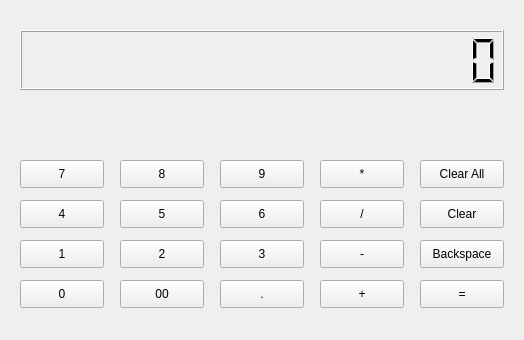
<?xml version="1.0" encoding="UTF-8"?>
<ui version="4.0">
 <class>Calculater</class>
 <widget class="QFrame" name="Calculater">
  <property name="geometry">
   <rect>
    <x>0</x>
    <y>0</y>
    <width>524</width>
    <height>340</height>
   </rect>
  </property>
  <property name="windowTitle">
   <string>Calculater</string>
  </property>
  <property name="layoutDirection">
   <enum>Qt::LeftToRight</enum>
  </property>
  <widget class="QPushButton" name="pushButton_six">
   <property name="geometry">
    <rect>
     <x>220</x>
     <y>200</y>
     <width>84</width>
     <height>28</height>
    </rect>
   </property>
   <property name="text">
    <string>6</string>
   </property>
  </widget>
  <widget class="QPushButton" name="pushButton_three">
   <property name="geometry">
    <rect>
     <x>220</x>
     <y>240</y>
     <width>84</width>
     <height>28</height>
    </rect>
   </property>
   <property name="text">
    <string>3</string>
   </property>
  </widget>
  <widget class="QPushButton" name="pushButton_nine">
   <property name="geometry">
    <rect>
     <x>220</x>
     <y>160</y>
     <width>84</width>
     <height>28</height>
    </rect>
   </property>
   <property name="text">
    <string>9</string>
   </property>
  </widget>
  <widget class="QPushButton" name="pushButton_zero">
   <property name="geometry">
    <rect>
     <x>20</x>
     <y>280</y>
     <width>84</width>
     <height>28</height>
    </rect>
   </property>
   <property name="text">
    <string>0</string>
   </property>
  </widget>
  <widget class="QPushButton" name="pushButton_sub">
   <property name="geometry">
    <rect>
     <x>320</x>
     <y>240</y>
     <width>84</width>
     <height>28</height>
    </rect>
   </property>
   <property name="text">
    <string>-</string>
   </property>
  </widget>
  <widget class="QPushButton" name="pushButton_one">
   <property name="geometry">
    <rect>
     <x>20</x>
     <y>240</y>
     <width>84</width>
     <height>28</height>
    </rect>
   </property>
   <property name="text">
    <string>1</string>
   </property>
  </widget>
  <widget class="QPushButton" name="pushButton_seven">
   <property name="geometry">
    <rect>
     <x>20</x>
     <y>160</y>
     <width>84</width>
     <height>28</height>
    </rect>
   </property>
   <property name="text">
    <string>7</string>
   </property>
  </widget>
  <widget class="QPushButton" name="pushButton_eight">
   <property name="geometry">
    <rect>
     <x>120</x>
     <y>160</y>
     <width>84</width>
     <height>28</height>
    </rect>
   </property>
   <property name="text">
    <string>8</string>
   </property>
  </widget>
  <widget class="QLCDNumber" name="lcdNumber">
   <property name="geometry">
    <rect>
     <x>20</x>
     <y>30</y>
     <width>484</width>
     <height>60</height>
    </rect>
   </property>
   <property name="locale">
    <locale language="English" country="UnitedStates"/>
   </property>
   <property name="smallDecimalPoint">
    <bool>false</bool>
   </property>
   <property name="digitCount">
    <number>18</number>
   </property>
  </widget>
  <widget class="QPushButton" name="pushButton_add">
   <property name="geometry">
    <rect>
     <x>320</x>
     <y>280</y>
     <width>84</width>
     <height>28</height>
    </rect>
   </property>
   <property name="text">
    <string>+</string>
   </property>
  </widget>
  <widget class="QPushButton" name="pushButton_two">
   <property name="geometry">
    <rect>
     <x>120</x>
     <y>240</y>
     <width>84</width>
     <height>28</height>
    </rect>
   </property>
   <property name="text">
    <string>2</string>
   </property>
  </widget>
  <widget class="QPushButton" name="pushButton_four">
   <property name="geometry">
    <rect>
     <x>20</x>
     <y>200</y>
     <width>84</width>
     <height>28</height>
    </rect>
   </property>
   <property name="text">
    <string>4</string>
   </property>
  </widget>
  <widget class="QPushButton" name="pushButton_mul">
   <property name="geometry">
    <rect>
     <x>320</x>
     <y>160</y>
     <width>84</width>
     <height>28</height>
    </rect>
   </property>
   <property name="text">
    <string>*</string>
   </property>
  </widget>
  <widget class="QPushButton" name="pushButton_div">
   <property name="geometry">
    <rect>
     <x>320</x>
     <y>200</y>
     <width>84</width>
     <height>28</height>
    </rect>
   </property>
   <property name="text">
    <string>/</string>
   </property>
  </widget>
  <widget class="QPushButton" name="pushButton_dot">
   <property name="geometry">
    <rect>
     <x>220</x>
     <y>280</y>
     <width>84</width>
     <height>28</height>
    </rect>
   </property>
   <property name="text">
    <string>.</string>
   </property>
  </widget>
  <widget class="QPushButton" name="pushButton_five">
   <property name="geometry">
    <rect>
     <x>120</x>
     <y>200</y>
     <width>84</width>
     <height>28</height>
    </rect>
   </property>
   <property name="text">
    <string>5</string>
   </property>
  </widget>
  <widget class="QPushButton" name="pushButton_backspace">
   <property name="geometry">
    <rect>
     <x>420</x>
     <y>240</y>
     <width>84</width>
     <height>28</height>
    </rect>
   </property>
   <property name="text">
    <string>Backspace</string>
   </property>
  </widget>
  <widget class="QPushButton" name="pushButton_clear">
   <property name="geometry">
    <rect>
     <x>420</x>
     <y>200</y>
     <width>84</width>
     <height>28</height>
    </rect>
   </property>
   <property name="text">
    <string>Clear</string>
   </property>
  </widget>
  <widget class="QPushButton" name="pushButton_clear_all">
   <property name="geometry">
    <rect>
     <x>420</x>
     <y>160</y>
     <width>84</width>
     <height>28</height>
    </rect>
   </property>
   <property name="text">
    <string>Clear All</string>
   </property>
  </widget>
  <widget class="QPushButton" name="pushButton_equal">
   <property name="geometry">
    <rect>
     <x>420</x>
     <y>280</y>
     <width>84</width>
     <height>28</height>
    </rect>
   </property>
   <property name="text">
    <string>=</string>
   </property>
  </widget>
  <widget class="QPushButton" name="pushButton_double_zero">
   <property name="geometry">
    <rect>
     <x>120</x>
     <y>280</y>
     <width>84</width>
     <height>28</height>
    </rect>
   </property>
   <property name="text">
    <string>00</string>
   </property>
  </widget>
 </widget>
 <resources/>
 <connections>
  <connection>
   <sender>pushButton_seven</sender>
   <signal>clicked()</signal>
   <receiver>Calculater</receiver>
   <slot>on_click()</slot>
   <hints>
    <hint type="sourcelabel">
     <x>27</x>
     <y>147</y>
    </hint>
    <hint type="destinationlabel">
     <x>8</x>
     <y>93</y>
    </hint>
   </hints>
  </connection>
  <connection>
   <sender>pushButton_four</sender>
   <signal>clicked()</signal>
   <receiver>Calculater</receiver>
   <slot>on_click()</slot>
   <hints>
    <hint type="sourcelabel">
     <x>66</x>
     <y>195</y>
    </hint>
    <hint type="destinationlabel">
     <x>33</x>
     <y>94</y>
    </hint>
   </hints>
  </connection>
  <connection>
   <sender>pushButton_one</sender>
   <signal>clicked()</signal>
   <receiver>Calculater</receiver>
   <slot>on_click()</slot>
   <hints>
    <hint type="sourcelabel">
     <x>28</x>
     <y>239</y>
    </hint>
    <hint type="destinationlabel">
     <x>28</x>
     <y>290</y>
    </hint>
   </hints>
  </connection>
  <connection>
   <sender>pushButton_zero</sender>
   <signal>clicked()</signal>
   <receiver>Calculater</receiver>
   <slot>on_click()</slot>
   <hints>
    <hint type="sourcelabel">
     <x>79</x>
     <y>279</y>
    </hint>
    <hint type="destinationlabel">
     <x>78</x>
     <y>294</y>
    </hint>
   </hints>
  </connection>
  <connection>
   <sender>pushButton_eight</sender>
   <signal>clicked()</signal>
   <receiver>Calculater</receiver>
   <slot>on_click()</slot>
   <hints>
    <hint type="sourcelabel">
     <x>138</x>
     <y>153</y>
    </hint>
    <hint type="destinationlabel">
     <x>84</x>
     <y>98</y>
    </hint>
   </hints>
  </connection>
  <connection>
   <sender>pushButton_five</sender>
   <signal>clicked()</signal>
   <receiver>Calculater</receiver>
   <slot>on_click()</slot>
   <hints>
    <hint type="sourcelabel">
     <x>164</x>
     <y>194</y>
    </hint>
    <hint type="destinationlabel">
     <x>149</x>
     <y>100</y>
    </hint>
   </hints>
  </connection>
  <connection>
   <sender>pushButton_two</sender>
   <signal>clicked()</signal>
   <receiver>Calculater</receiver>
   <slot>on_click()</slot>
   <hints>
    <hint type="sourcelabel">
     <x>133</x>
     <y>231</y>
    </hint>
    <hint type="destinationlabel">
     <x>110</x>
     <y>294</y>
    </hint>
   </hints>
  </connection>
  <connection>
   <sender>pushButton_double_zero</sender>
   <signal>clicked()</signal>
   <receiver>Calculater</receiver>
   <slot>on_click()</slot>
   <hints>
    <hint type="sourcelabel">
     <x>161</x>
     <y>274</y>
    </hint>
    <hint type="destinationlabel">
     <x>153</x>
     <y>294</y>
    </hint>
   </hints>
  </connection>
  <connection>
   <sender>pushButton_nine</sender>
   <signal>clicked()</signal>
   <receiver>Calculater</receiver>
   <slot>on_click()</slot>
   <hints>
    <hint type="sourcelabel">
     <x>261</x>
     <y>155</y>
    </hint>
    <hint type="destinationlabel">
     <x>217</x>
     <y>102</y>
    </hint>
   </hints>
  </connection>
  <connection>
   <sender>pushButton_six</sender>
   <signal>clicked()</signal>
   <receiver>Calculater</receiver>
   <slot>on_click()</slot>
   <hints>
    <hint type="sourcelabel">
     <x>228</x>
     <y>190</y>
    </hint>
    <hint type="destinationlabel">
     <x>244</x>
     <y>112</y>
    </hint>
   </hints>
  </connection>
  <connection>
   <sender>pushButton_three</sender>
   <signal>clicked()</signal>
   <receiver>Calculater</receiver>
   <slot>on_click()</slot>
   <hints>
    <hint type="sourcelabel">
     <x>244</x>
     <y>236</y>
    </hint>
    <hint type="destinationlabel">
     <x>211</x>
     <y>290</y>
    </hint>
   </hints>
  </connection>
  <connection>
   <sender>pushButton_dot</sender>
   <signal>clicked()</signal>
   <receiver>Calculater</receiver>
   <slot>on_click()</slot>
   <hints>
    <hint type="sourcelabel">
     <x>270</x>
     <y>275</y>
    </hint>
    <hint type="destinationlabel">
     <x>255</x>
     <y>292</y>
    </hint>
   </hints>
  </connection>
  <connection>
   <sender>pushButton_mul</sender>
   <signal>clicked()</signal>
   <receiver>Calculater</receiver>
   <slot>on_click()</slot>
   <hints>
    <hint type="sourcelabel">
     <x>365</x>
     <y>148</y>
    </hint>
    <hint type="destinationlabel">
     <x>331</x>
     <y>105</y>
    </hint>
   </hints>
  </connection>
  <connection>
   <sender>pushButton_div</sender>
   <signal>clicked()</signal>
   <receiver>Calculater</receiver>
   <slot>on_click()</slot>
   <hints>
    <hint type="sourcelabel">
     <x>337</x>
     <y>193</y>
    </hint>
    <hint type="destinationlabel">
     <x>347</x>
     <y>113</y>
    </hint>
   </hints>
  </connection>
  <connection>
   <sender>pushButton_sub</sender>
   <signal>clicked()</signal>
   <receiver>Calculater</receiver>
   <slot>on_click()</slot>
   <hints>
    <hint type="sourcelabel">
     <x>328</x>
     <y>245</y>
    </hint>
    <hint type="destinationlabel">
     <x>326</x>
     <y>299</y>
    </hint>
   </hints>
  </connection>
  <connection>
   <sender>pushButton_add</sender>
   <signal>clicked()</signal>
   <receiver>Calculater</receiver>
   <slot>on_click()</slot>
   <hints>
    <hint type="sourcelabel">
     <x>363</x>
     <y>278</y>
    </hint>
    <hint type="destinationlabel">
     <x>363</x>
     <y>299</y>
    </hint>
   </hints>
  </connection>
  <connection>
   <sender>pushButton_clear_all</sender>
   <signal>clicked()</signal>
   <receiver>Calculater</receiver>
   <slot>on_click()</slot>
   <hints>
    <hint type="sourcelabel">
     <x>427</x>
     <y>149</y>
    </hint>
    <hint type="destinationlabel">
     <x>439</x>
     <y>104</y>
    </hint>
   </hints>
  </connection>
  <connection>
   <sender>pushButton_clear</sender>
   <signal>clicked()</signal>
   <receiver>Calculater</receiver>
   <slot>on_click()</slot>
   <hints>
    <hint type="sourcelabel">
     <x>461</x>
     <y>192</y>
    </hint>
    <hint type="destinationlabel">
     <x>490</x>
     <y>121</y>
    </hint>
   </hints>
  </connection>
  <connection>
   <sender>pushButton_backspace</sender>
   <signal>clicked()</signal>
   <receiver>Calculater</receiver>
   <slot>on_click()</slot>
   <hints>
    <hint type="sourcelabel">
     <x>430</x>
     <y>234</y>
    </hint>
    <hint type="destinationlabel">
     <x>431</x>
     <y>293</y>
    </hint>
   </hints>
  </connection>
  <connection>
   <sender>pushButton_equal</sender>
   <signal>clicked()</signal>
   <receiver>Calculater</receiver>
   <slot>on_click()</slot>
   <hints>
    <hint type="sourcelabel">
     <x>472</x>
     <y>272</y>
    </hint>
    <hint type="destinationlabel">
     <x>515</x>
     <y>293</y>
    </hint>
   </hints>
  </connection>
 </connections>
 <slots>
  <slot>on_click()</slot>
 </slots>
</ui>
